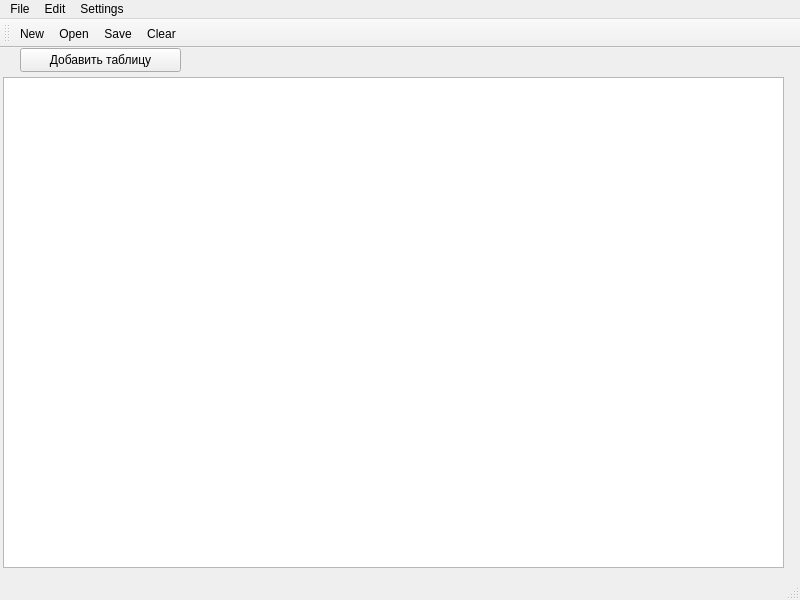
<?xml version="1.0" encoding="UTF-8"?>
<ui version="4.0">
 <class>MainWindow</class>
 <widget class="QMainWindow" name="MainWindow">
  <property name="geometry">
   <rect>
    <x>0</x>
    <y>0</y>
    <width>800</width>
    <height>600</height>
   </rect>
  </property>
  <property name="windowTitle">
   <string>MainWindow</string>
  </property>
  <property name="iconSize">
   <size>
    <width>72</width>
    <height>72</height>
   </size>
  </property>
  <widget class="QWidget" name="centralwidget">
   <widget class="QTextEdit" name="textEdit">
    <property name="geometry">
     <rect>
      <x>3</x>
      <y>29</y>
      <width>781</width>
      <height>491</height>
     </rect>
    </property>
   </widget>
   <widget class="QPushButton" name="addTableButton">
    <property name="geometry">
     <rect>
      <x>20</x>
      <y>0</y>
      <width>161</width>
      <height>24</height>
     </rect>
    </property>
    <property name="text">
     <string>Добавить таблицу</string>
    </property>
   </widget>
  </widget>
  <widget class="QMenuBar" name="menubar">
   <property name="geometry">
    <rect>
     <x>0</x>
     <y>0</y>
     <width>800</width>
     <height>24</height>
    </rect>
   </property>
   <widget class="QMenu" name="File">
    <property name="title">
     <string>File</string>
    </property>
    <addaction name="separator"/>
    <addaction name="actionNew"/>
    <addaction name="actionOpen"/>
    <addaction name="actionSave"/>
   </widget>
   <widget class="QMenu" name="Edit">
    <property name="title">
     <string>Edit</string>
    </property>
    <addaction name="separator"/>
    <addaction name="actionClear"/>
   </widget>
   <widget class="QMenu" name="menuSettings">
    <property name="title">
     <string>Settings</string>
    </property>
    <addaction name="separator"/>
    <addaction name="actionFind"/>
    <addaction name="actionRestore"/>
   </widget>
   <addaction name="File"/>
   <addaction name="Edit"/>
   <addaction name="menuSettings"/>
  </widget>
  <widget class="QStatusBar" name="statusbar"/>
  <widget class="QToolBar" name="toolBar">
   <property name="windowTitle">
    <string>toolBar</string>
   </property>
   <attribute name="toolBarArea">
    <enum>TopToolBarArea</enum>
   </attribute>
   <attribute name="toolBarBreak">
    <bool>false</bool>
   </attribute>
   <addaction name="actionNew"/>
   <addaction name="actionOpen"/>
   <addaction name="actionSave"/>
   <addaction name="actionClear"/>
  </widget>
  <action name="actionNew">
   <property name="text">
    <string>New</string>
   </property>
   <property name="shortcut">
    <string>Ctrl+N</string>
   </property>
  </action>
  <action name="actionOpen">
   <property name="text">
    <string>Open</string>
   </property>
   <property name="shortcut">
    <string>Ctrl+O</string>
   </property>
  </action>
  <action name="actionSave">
   <property name="text">
    <string>Save</string>
   </property>
   <property name="shortcut">
    <string>Ctrl+S</string>
   </property>
  </action>
  <action name="actionClear">
   <property name="text">
    <string>Clear</string>
   </property>
  </action>
  <action name="actionFind">
   <property name="text">
    <string>Найти</string>
   </property>
   <property name="shortcut">
    <string>Ctrl+F</string>
   </property>
  </action>
  <action name="actionRestore">
   <property name="text">
    <string>Восстановить</string>
   </property>
   <property name="shortcut">
    <string>Ctrl+R</string>
   </property>
  </action>
 </widget>
 <resources/>
 <connections/>
</ui>
